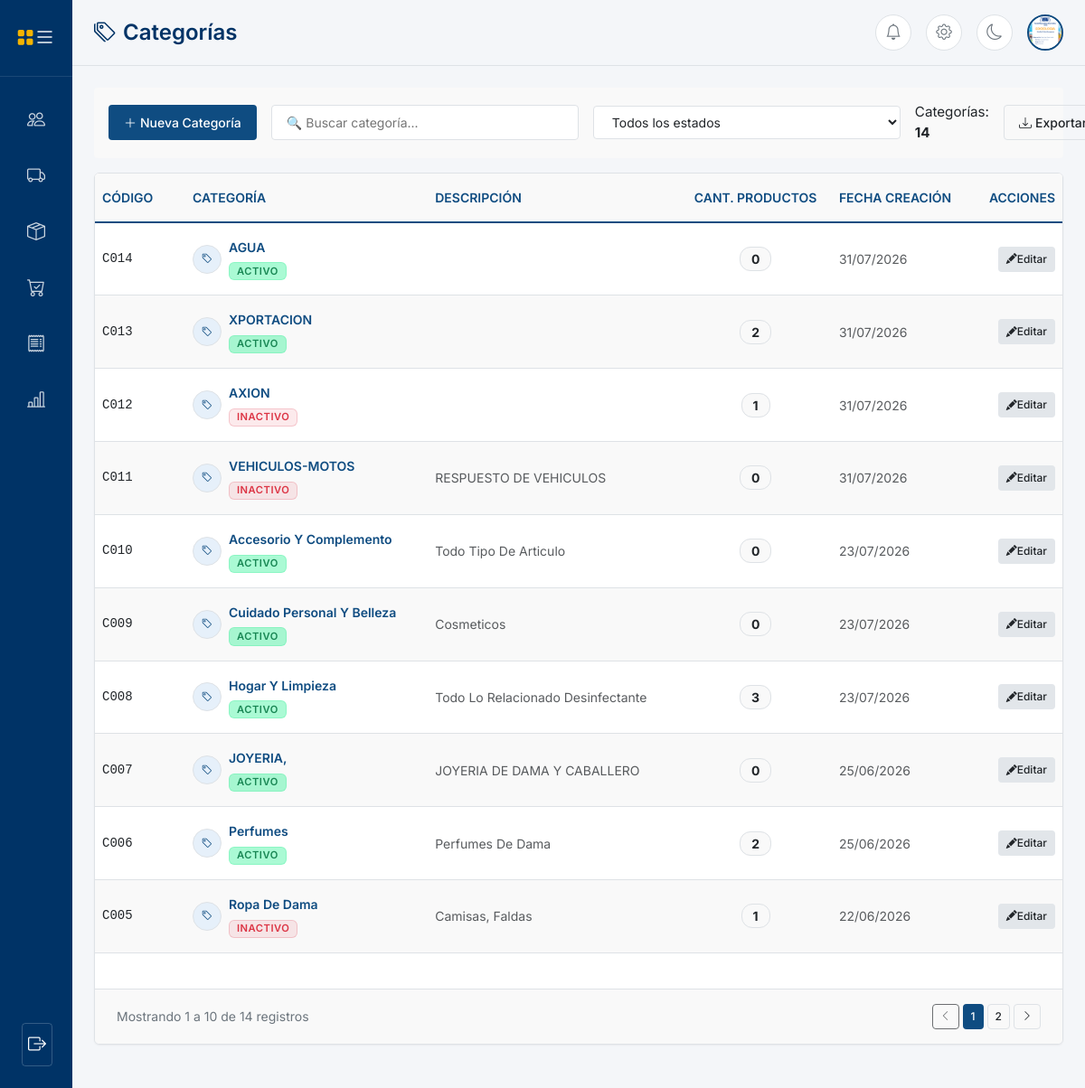
Screenshot of /categorias (signed in) with the database file from the repository.
### models/usuario.py (models this page shows, shortened)
class Usuario(UserMixin, db.Model):
    __tablename__ = "usuarios"
    id = db.Column(
        db.Integer,
        primary_key=True
    )
    username = db.Column(
        db.String(50),
        unique=True,
        nullable=False
    )
    password_hash = db.Column(
        db.String(255),
        nullable=False
    )
    nombre_completo = db.Column(
        db.String(150),
        nullable=True
    )
    direccion = db.Column(
        db.String(255),
        nullable=True
    )
    genero = db.Column(
        db.String(20),
        nullable=True
    )
    telefono = db.Column(
        db.String(20),
        nullable=True
    )
    foto_perfil = db.Column(
        db.String(255),
        nullable=True
    )
    rol_id = db.Column(
        db.Integer,
        db.ForeignKey("roles.id"),
        nullable=False
    )
    cliente_id = db.Column(
        db.Integer,
        db.ForeignKey("clientes.id"),
        nullable=True
    )
    estado = db.Column(
        db.Boolean,
        default=True
    )
    debe_cambiar_password = db.Column(
        db.Boolean,
        nullable=False,
        default=False
    )
    created_at = db.Column(
        db.DateTime,
        default=lambda: datetime.now(UTC)
    )
    updated_at = db.Column(
        db.DateTime,
        default=lambda: datetime.now(UTC),
        onupdate=lambda: datetime.now(UTC)
    )
    rol = db.relationship(
        "Rol",
        back_populates="usuarios"
    )
    cliente = db.relationship(
        "Cliente",
        back_populates="usuario"
    )
    ventas = db.relationship(
        "Venta",
        back_populates="usuario",
        lazy=True
    )
    pagos = db.relationship(
        "Pago",
        back_populates="usuario",
        lazy=True
    )

### models/categoria.py (models this page shows, shortened)
class Categoria(db.Model):
    __tablename__ = "categorias"
    id = db.Column(db.Integer,primary_key=True)
    codigo = db.Column(db.String(20),unique=True,nullable=True)
    nombre = db.Column(db.String(100),nullable=False,unique=True)
    descripcion = db.Column(db.Text,nullable=True)
    estado = db.Column(db.Enum(EstadoCategoria), default=EstadoCategoria.ACTIVO)
    created_at = db.Column(db.DateTime,default=lambda: datetime.now(UTC))
    updated_at = db.Column(db.DateTime,default=lambda: datetime.now(UTC),onupdate=lambda: datetime.now(UTC))
    productos = db.relationship("Producto",back_populates="categoria",lazy=True)

### routes/categorias.py (the view, shortened to what this page needs)
@categorias_bp.route("/categorias", methods=["GET", "POST"])
@login_required
@roles_required("ADMIN")
def categorias():
    lista_categorias = Categoria.query.order_by(Categoria.id.desc()).all()
    siguiente_codigo = generar_siguiente_codigo_categoria()
    return render_template(
        "categorias/categorias.html",
        categorias=lista_categorias,
        siguiente_codigo=siguiente_codigo
    )

### templates/categorias/categorias.html (shortened to what this page needs)
{% extends "base.html" %}
{% block page_title %}
<i class="bi bi-tags"></i> Categorías
{% endblock %}
{% block content %}
    <div class="filter-bar">
        <button type="button" class="btn btn--primary" id="btnIrForm">
            <i class="bi bi-plus-lg" style="margin-right: var(--spacing-xs);"></i> Nueva Categoría
        </button>
        <input type="text" class="form-input filter-bar__input" id="buscarCategoria" placeholder="🔍 Buscar categoría...">
        <select class="form-input filter-bar__select" id="filtroEstadoCategoria">
            <option value="TODOS">Todos los estados</option>
        </select>
        <div style="margin-left: auto; display: flex; align-items: center; gap: var(--spacing-md);">
            <span id="badgeTotalItems" style="color: var(--color-text-main); font-size: 0.95rem;">
            </span>
            <a href="#" class="btn btn--outline">
                <i class="bi bi-download" style="margin-right: var(--spacing-xs);"></i> Exportar
            </a>
        </div>
    </div>
    <div class="panel" style="padding: 0; overflow: hidden;">
        <div class="table-responsive">
            <table class="data-table">
                <thead class="data-table__head">
                    <tr>
                        <th style="width: 100px;">CÓDIGO</th>
                        <th>CATEGORÍA</th>
                        <th>DESCRIPCIÓN</th>
                        <th style="text-align: center;">CANT. PRODUCTOS</th>
                        <th>FECHA CREACIÓN</th>
                        <th style="text-align: right;">ACCIONES</th>
                    </tr>
                </thead>
                <tbody id="tablaCategorias">
                    {% for categoria in categorias %}
                    <tr class="data-table__row"
                        data-id="{{ categoria.id }}"
                        data-codigo="{{ categoria.codigo or '' }}"
                        data-nombre="{{ categoria.nombre }}"
                        data-descripcion="{{ categoria.descripcion or '' }}"
                        data-estado="{{ categoria.estado.value }}">
                        <td class="data-table__cell" style="font-family: monospace;">
                            {{ categoria.codigo or '-' }}
                        </td>
                        <td class="data-table__cell" style="font-weight: var(--font-weight-bold); color: var(--color-primary-dark);">
                            <div class="avatar-wrapper">
                                <div class="avatar" style="background-color: var(--color-primary-light); color: var(--color-primary);"><i class="bi bi-tag"></i></div>
                                <div class="avatar-text" style="gap: var(--spacing-xs);">
                                    <span class="avatar-text__title">{{ categoria.nombre }}</span>
                                    <div>
                                        <span class="badge {% if categoria.estado.value == 'ACTIVO' %}badge--success{% else %}badge--danger{% endif %}">
                                            {{ categoria.estado.value }}
                                        </span>
                                    </div>
                                </div>
                            </div>
                        </td>
                        <td class="data-table__cell text-muted">
                            {{ categoria.descripcion }}
                        </td>
                        <td class="data-table__cell" style="text-align: center; font-weight: bold;">
                            <span style="background-color: var(--color-bg-stripe); padding: 4px 12px; border-radius: 12px; border: 1px solid var(--color-border);">
                                {{ categoria.productos|length }}
                            </span>
                        </td>
                        <td class="data-table__cell text-muted">
                            {{ categoria.created_at.strftime('%d/%m/%Y') if categoria.created_at else '-' }}
                        </td>
                        <td class="data-table__cell data-table__cell--actions">
                            <button type="button" class="btn btn--secondary btn--small btn-editar-fila" title="Editar Categoría">
                                <i class="bi bi-pencil-fill"></i> Editar
                            </button>
                        </td>
                    </tr>
                    {% endfor %}
                </tbody>
            </table>
        </div>
        <div style="display: flex; justify-content: space-between; align-items: center; padding: var(--spacing-md) var(--spacing-lg); border-top: 1px solid var(--color-border); background-color: var(--color-bg-stripe); position: sticky; bottom: 0; z-index: 10;">
            <div id="paginationSummary" style="font-size: var(--font-size-sm); color: var(--color-text-muted);">
            </div>
            <div id="paginationControls" style="display: flex; gap: var(--spacing-xs);">
            </div>
        </div>
    </div>
{% endblock %}

### templates/base.html (shortened to what this page needs)
<!DOCTYPE html>
<html lang="es">
<head>
    <link href="https://cdn.jsdelivr.net/npm/bootstrap@5.3.3/dist/css/bootstrap.min.css" rel="stylesheet">
    <link rel="stylesheet" href="https://cdn.jsdelivr.net/npm/bootstrap-icons@1.11.3/font/bootstrap-icons.min.css">
    <link rel="stylesheet" href="{{ url_for('static', filename='css/main.css') }}">
    <link href="https://cdn.jsdelivr.net/npm/select2@4.1.0-rc.0/dist/css/select2.min.css" rel="stylesheet" />
</head>
<body>
    {% set rol_actual = current_user.rol.nombre.upper() if current_user.is_authenticated and current_user.rol else '' %}
    <div id="app-container" class="app-container">
        <aside id="sidebar" class="sidebar collapsed">
            <div class="sidebar__header">
                <a class="text-decoration-none d-flex align-items-center gap-2" href="{{ url_for('dashboard') }}" style="color: white; font-weight: bold; font-size: 1.2rem;">
                    <i class="bi bi-grid-fill" style="color: var(--color-secondary);"></i>
                </a>
                <button id="btnToggleSidebar" style="background: none; border: none; color: white; cursor: pointer; font-size: 1.5rem;">
                    <i class="bi bi-list"></i>
                </button>
            </div>
            <nav class="sidebar__nav">
                <ul class="sidebar__menu">
                    {% if rol_actual == 'ADMIN' %}
                    <li>
                        <a class="sidebar__link {% if request.endpoint == 'clientes.clientes' %}sidebar__link--active{% endif %}" href="{{ url_for('clientes.clientes') }}">
                            <i class="bi bi-people sidebar__icon"></i>
                        </a>
                    </li>
                    <li>
                        <a class="sidebar__link {% if request.endpoint == 'proveedores.proveedores' %}sidebar__link--active{% endif %}" href="{{ url_for('proveedores.proveedores') }}">
                            <i class="bi bi-truck sidebar__icon"></i>
                        </a>
                    </li>
                    <li class="sidebar__item">
                        <a href="#" class="sidebar__link" onclick="this.nextElementSibling.classList.toggle('is-open'); return false;">
                            <i class="bi bi-box-seam sidebar__icon"></i>
                        </a>
                    </li>
                    {% endif %}
                    {% if rol_actual in ['ADMIN', 'VENDEDOR'] %}
                    <li>
                        <a class="sidebar__link {% if request.endpoint == 'ventas.ventas' %}sidebar__link--active{% endif %}" href="{{ url_for('ventas.ventas') }}">
                            <i class="bi bi-cart-check sidebar__icon"></i>
                        </a>
                    </li>
                    <li class="sidebar__item">
                        <a href="#" class="sidebar__link" onclick="this.nextElementSibling.classList.toggle('is-open'); return false;">
                            <i class="bi bi-receipt sidebar__icon"></i>
                        </a>
                    </li>
                    <li>
                        <a class="sidebar__link {% if request.endpoint == 'reportes.financiero' %}sidebar__link--active{% endif %}" href="{{ url_for('reportes.financiero') }}">
                            <i class="bi bi-bar-chart-line sidebar__icon"></i>
                        </a>
                    </li>
                    {% endif %}
                </ul>
            </nav>
            {% if current_user.is_authenticated %}
            <div style="padding: var(--spacing-lg); text-align: center;">
                <button id="btnLogout" class="btn btn--outline" style="width: 100%; color: white; border-color: rgba(255,255,255,0.2);">
                    <i class="bi bi-box-arrow-right sidebar__icon"></i>
                </button>
            </div>
            {% endif %}
        </aside>
        <main id="main-content" class="main-content">
            <header class="topbar">
                <div class="topbar__title">
                    {% block page_title %}{% endblock %}
                </div>
                <div class="topbar__actions">
                    <button class="topbar__btn" title="Notificaciones">
                        <i class="bi bi-bell"></i>
                    </button>
                    <a href="{{ url_for('empresa.informacion_empresa') }}" class="topbar__btn" title="Configuración de Empresa">
                        <i class="bi bi-gear"></i>
                    </a>
                    <button class="topbar__btn" title="Modo Oscuro">
                        <i class="bi bi-moon"></i>
                    </button>
                    <a href="{{ url_for('perfil.editar_perfil') }}" title="Mi Perfil">
                        {% if current_user.is_authenticated and current_user.foto_perfil %}
                            <img src="{{ url_for('static', filename='uploads/perfiles/' + current_user.foto_perfil) }}" alt="Perfil" class="topbar__profile">
                        {% else %}
                            <div class="topbar__profile-fallback">
                                {{ current_user.username[:2].upper() if current_user.is_authenticated else 'AD' }}
                            </div>
                        {% endif %}
                    </a>
                </div>
            </header>
            <div class="content-wrapper">
        {% block content %}
        {% endblock %}
                </div>
        </main>
    </div>
</body>
</html>

### rows the page displays
Usuario: foto_perfil (picture)
Categoria: codigo "C014", nombre "AGUA", estado.value "ACTIVO", productos|length "0", created_at "31/07/2026"
Categoria: codigo "C013", nombre "XPORTACION", estado.value "ACTIVO", productos|length "2", created_at "31/07/2026"
Categoria: codigo "C012", nombre "AXION", estado.value "INACTIVO", productos|length "1", created_at "31/07/2026"
Categoria: codigo "C011", nombre "VEHICULOS-MOTOS", estado.value "INACTIVO", descripcion "RESPUESTO DE VEHICULOS", productos|length "0", created_at "31/07/2026"
Categoria: codigo "C010", nombre "Accesorio Y Complemento", estado.value "ACTIVO", descripcion "Todo Tipo De Articulo", productos|length "0", created_at "23/07/2026"
Categoria: codigo "C009", nombre "Cuidado Personal Y Belleza", estado.value "ACTIVO", descripcion "Cosmeticos", productos|length "0", created_at "23/07/2026"
Categoria: codigo "C008", nombre "Hogar Y Limpieza", estado.value "ACTIVO", descripcion "Todo Lo Relacionado Desinfectante", productos|length "3", created_at "23/07/2026"
Categoria: codigo "C007", nombre "JOYERIA,", estado.value "ACTIVO", descripcion "JOYERIA DE DAMA Y CABALLERO", productos|length "0", created_at "25/06/2026"
Categoria: codigo "C006", nombre "Perfumes", estado.value "ACTIVO", descripcion "Perfumes De Dama", productos|length "2", created_at "25/06/2026"
Categoria: codigo "C005", nombre "Ropa De Dama", estado.value "INACTIVO", descripcion "Camisas, Faldas", productos|length "1", created_at "22/06/2026"
